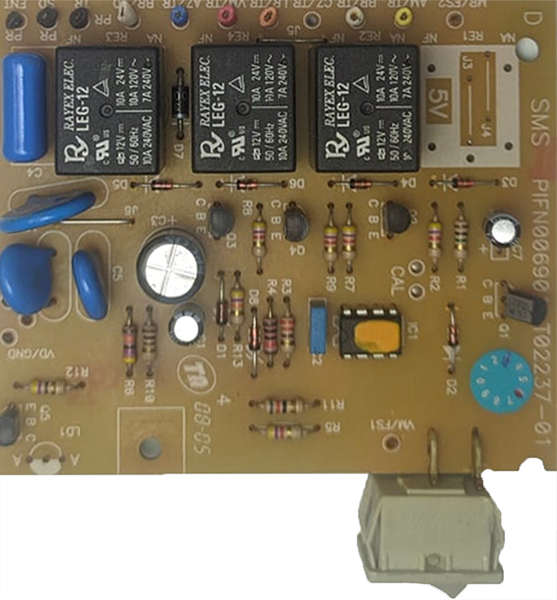
#> input picture Projeto - Projeção de Placa de Circuito/1-sup.png, 557 x 600 px
$ python 'Projecao de Placa de Circuito.py'
#> lines starting #> are read from the running program, lines starting #| are printed output that depends on the picture
import cv2
import numpy as np

#Função utilizada na trackbar
def nothing(x):
    pass

#Função para inverter o lado da placa a ser projetada
def inverterImagem(img, img2):
    img3 = img
    img2 = cv2.flip(img2, 1)
    img = img2
    img2 = img3
    img2 = cv2.flip(img2, 1)
    gray_img = cv2.cvtColor(img, cv2.COLOR_BGR2GRAY)
    kp_image, desc_image = sift.detectAndCompute(gray_img, None)
    return img, img2, kp_image, desc_image

#variáveis para uso dos botões do teclado
normal = 1
face = 0

#Carrega imagem da parte de cima da placa e converte em escala de cinza
img = cv2.imread("1-sup.png", 1)
#> img is the input picture: shape (600, 557, 3); mean B, G, R 107.8, 129.1, 139.2
gray_img = cv2.cvtColor(img, cv2.COLOR_BGR2GRAY)
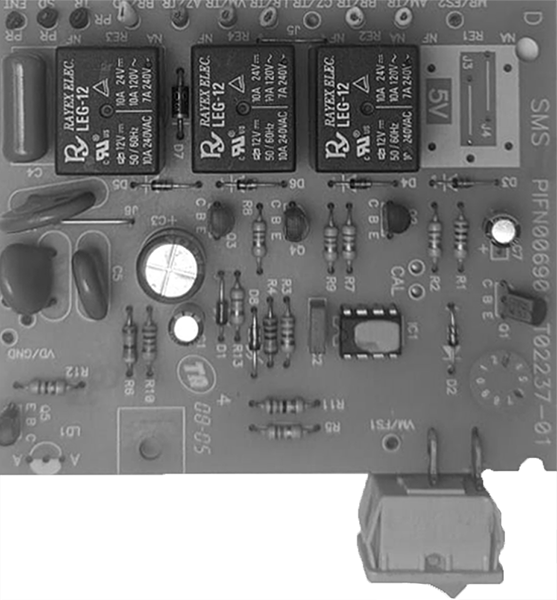
#> gray_img: shape (600, 557); min 0, max 255, mean 129.7


#Carrega imagem da parte de baixo da placa, espelha a imagem e converte em escala de cinza
img2 = cv2.imread("1-inf.png", 1)
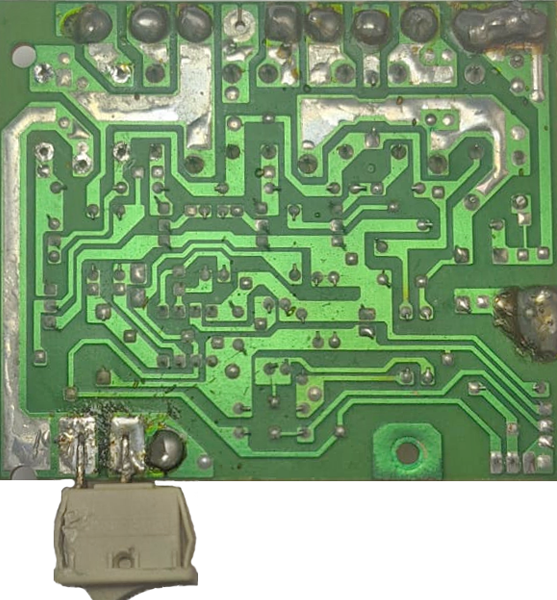
#> input picture Projeto - Projeção de Placa de Circuito/1-inf.png, 557 x 600 px
#> img2 is the input picture: shape (600, 557, 3); mean B, G, R 122.9, 160.8, 133
img2 = cv2.flip(img2, 1)
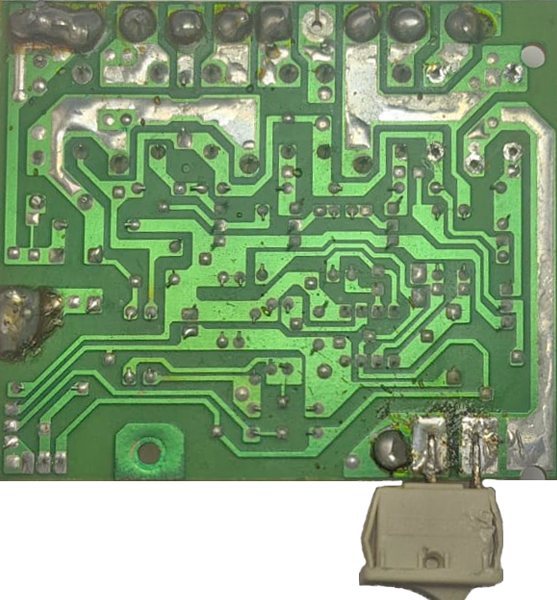
#> img2: shape (600, 557, 3); mean B, G, R 122.9, 160.8, 133
gray_img2 = cv2.cvtColor(img2, cv2.COLOR_BGR2GRAY)
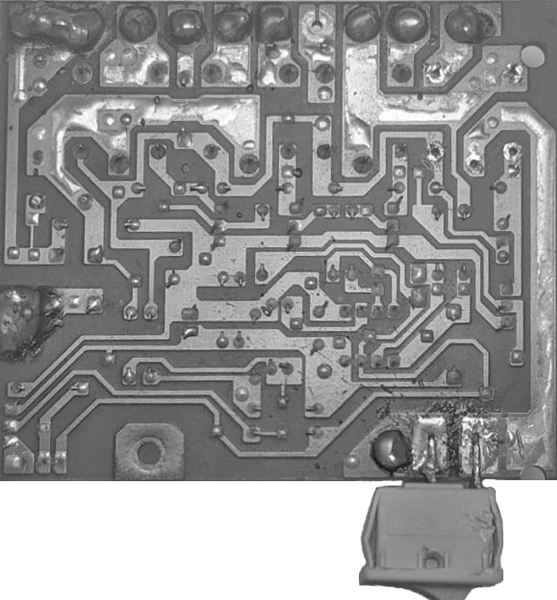
#> gray_img2: shape (600, 557); min 18, max 255, mean 148.2

#Inicia a captura de vídeo da webcam do celular
cap = cv2.VideoCapture(1)

#Cria uma janela com uma trackbar para alteração do brilho da imagem projetada e da webcam
cv2.namedWindow('Webcam')
cv2.createTrackbar('Brilho Sup','Webcam',0,100,nothing)
brilho_sup = 0

#Inicia o detector SIFT
sift = cv2.xfeatures2d.SIFT_create()
#Encontra os pontos chave e descritores da imagem que será buscada na webcam
kp_image, desc_image = sift.detectAndCompute(gray_img, None)
#> kp_image = 3226 keypoints; strongest (x, y, size): (503, 232, 13.7), (100, 154, 2), (361, 150, 2), (236, 150, 1.9)

#Define os parâmetro para uso nos métodos BF ou flann
index_params = dict(algorithm=1, trees=5)
search_params = dict(checks=70)
bf = cv2.BFMatcher()
flann = cv2.FlannBasedMatcher(index_params, search_params)

while True:
    _, frame = cap.read()
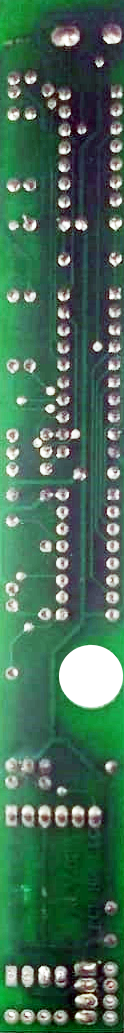
#> input picture Projeto - Projeção de Placa de Circuito/2-inf.png, 124 x 1033 px, given in place of the camera
#> frame is the input picture: shape (1033, 124, 3); mean B, G, R 88.3, 110.1, 70.9
    if normal == 0:
        gray_frame = cv2.cvtColor(frame, cv2.COLOR_BGR2GRAY)
        kp2, des2 = sift.detectAndCompute(gray_frame, None)
        #Condição necessária para evitar que o matches feche a função por falta de correspondência de pontos
        if(len(kp2)>5):
            #matches recebe a aplicação de um dos métodos para encontrar os pontos entre a imagem carregada e o frame do video
            #matches = bf.knnMatch(desc_image,des2,k=2)
            matches = flann.knnMatch(desc_image,des2, k=2)

            #Teste de proporção para encontrar boas correspondências
            good_points = []
            for m, n in matches:
                if m.distance < 0.75 * n.distance:
                    good_points.append(m)

            #Condicição para evitar que o programa dê erro por não achar a transfromação
            if len(good_points) >20:
                #Obtenção dos pontos de origem e destino para encontrar a homografia
                query_pts = np.float32([kp_image[m.queryIdx].pt for m in good_points]).reshape(-1, 1, 2)
                train_pts = np.float32([kp2[m.trainIdx].pt for m in good_points]).reshape(-1, 1, 2)
                matrix, mask = cv2.findHomography(query_pts, train_pts, cv2.RANSAC, 5.0)

                #Identifica os pontos extremos da imagem analisada e utiliza a matriz encontrada na homografia
                #e cria um contorno na perspectiva sobre os pontos correspondentes no frame de video
                h, w, l = img.shape
                pts = np.float32([[0, 0], [0, h], [w, h], [w, 0]]).reshape(-1, 1, 2)
                dst = cv2.perspectiveTransform(pts, matrix)
                homography = cv2.polylines(frame, [np.int32(dst)], True, (255, 255, 255), 2)

                #Utiliza o warpPespective para levar a imagem do outro lado da placa em perspectiva
                a = frame.shape
                perspective = cv2.warpPerspective(img2, matrix, (a[1],a[0]))
                #Utiliza addWeighted para mudar o brilho da imagem da webcam inversamente proporcional ao da imagem projetada em perspectiva
                imagem = cv2.addWeighted(homography,abs(1 - brilho_sup),perspective,brilho_sup, 1)
                cv2.imshow("Webcam", imagem)
            else:
                cv2.imshow("Webcam", frame)
        else:
            cv2.imshow("Webcam", frame)
    else:
        cv2.imshow("Webcam", frame)
    #Recebe o valor alterado no trackbar do brilho e divide por 100
    brilho_sup = (cv2.getTrackbarPos('Brilho Sup','Webcam'))/100

    #Condições dos botões do teclado. n = muda a imagem normal da webcam para a projeção da placa.
    #m= muda o lado da placa que será visualizado. Esc= encerra o código
    key = cv2.waitKey(1)
#> (key Esc is pressed here)
    if key == ord('n'):
        if normal == 0:
            normal = 1
        else:
            normal = 0
    if key == ord('m'):
        if face == 0:
            face = 1
            img, img2, kp_image, desc_image = inverterImagem(img, img2)
        else:
            face = 0
            img, img2, kp_image, desc_image = inverterImagem(img, img2)
    elif key == 27:
        break

cap.release()
cv2.destroyAllWindows()
